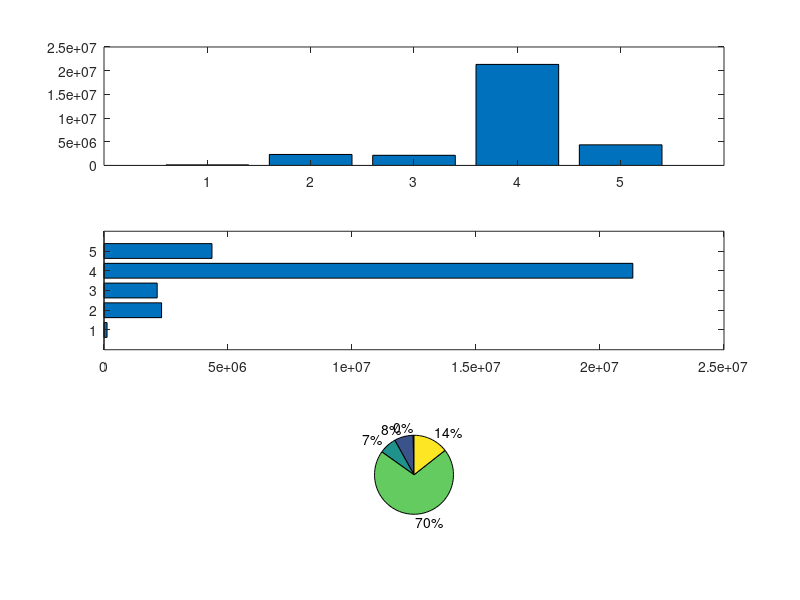

Reproduce this figure in MATLAB. (Note: this script raises an error after producing the figure.)
population=[123232 2321434 2145133 21323346 4353143]; 
%matrice containing population
subplot (3,1,1);
bar(population)
subplot (3,1,2);
barh(population,0.75)
subplot (3,1,3);
pie(population)
for i=1:3
    gtext('Delhi')
    gtext('Mumbai')
    gtext('Tamil Nadu')
    gtext('Assam')
    gtext('Rajasthan')
end